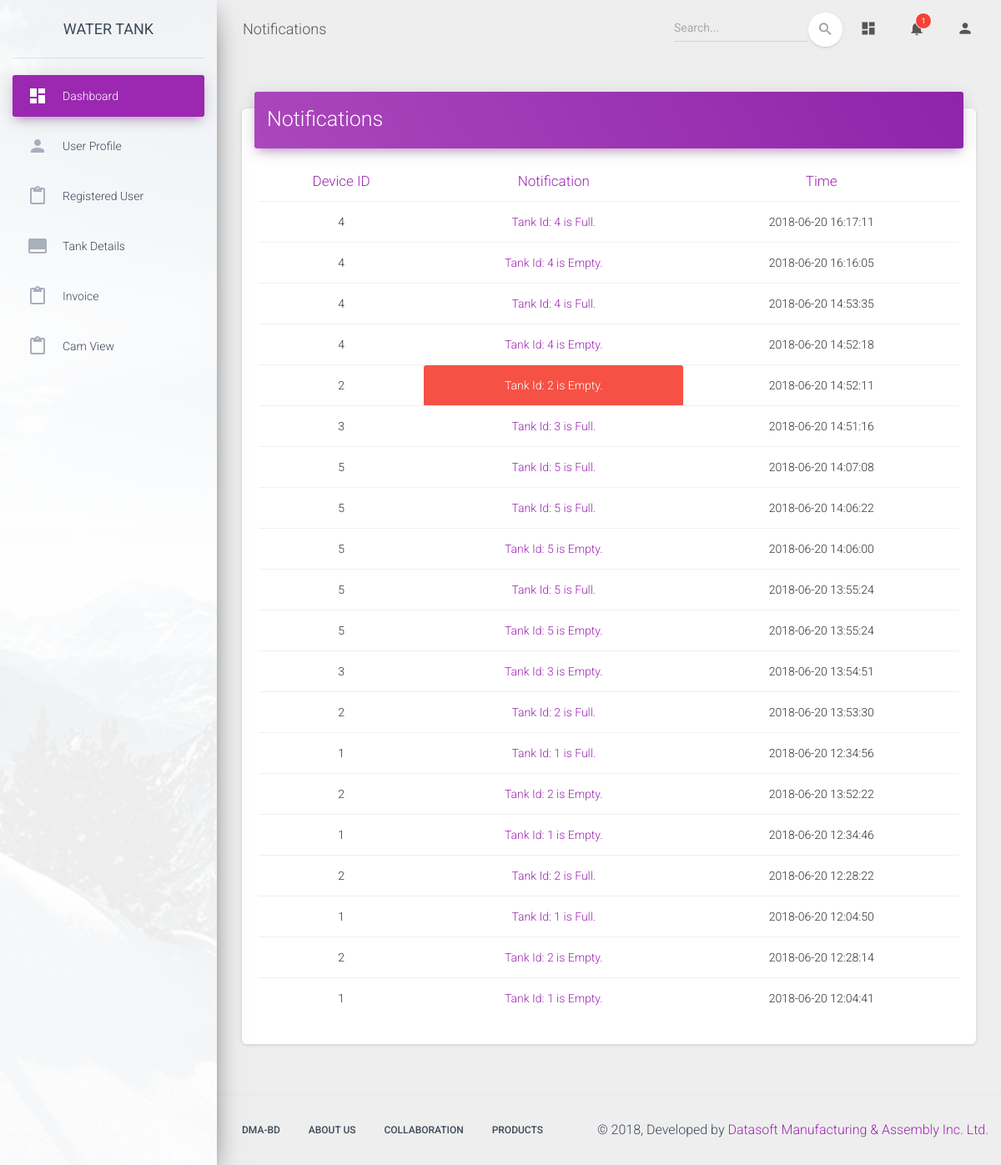
The page /pages/notifications.php on the database its author committed.
### tables this page shows
CREATE TABLE `tank_notification` (
  `notification_id` int(32) NOT NULL,
  `device_id` int(3) NOT NULL,
  `notification` text NOT NULL,
  `notification_time` datetime NOT NULL DEFAULT CURRENT_TIMESTAMP,
  `danger` int(1) NOT NULL,
  `seen` int(1) NOT NULL
);

### controller/tank_database.php (called while the page is built, shortened)
<?php
class Tank_database {
    private $db_connect;
    public function __construct() {
        $host_name = 'localhost';
        $user_name = 'root';
        $password = '';
        $db_name = 'datasoft_water_tank';
        $this->db_connect=  mysqli_connect($host_name, $user_name, $password, $db_name);
    }
      public function select_all_notifications(){
        $sql="SELECT * From tank_notification ORDER BY notification_id DESC";
          if (mysqli_query($this->db_connect, $sql)){
          $query_result = mysqli_query($this->db_connect, $sql);
              return $query_result;
          } else {
              die('Query problem' . mysqli_error($this->db_connect));
          }
      }
}

### pages/notifications.php (the view, shortened to what this page needs)
<?php
include('./header_menu_left.php');
$notification_query=$obj_tank->select_all_notifications();
?>
        <div class="main-panel">
            <nav class="navbar navbar-expand-lg navbar-transparent  navbar-absolute fixed-top">
                <div class="container-fluid">
                    <div class="navbar-wrapper">
                        <a class="navbar-brand" href="#pablo">Notifications</a>
                    </div>
                    <div class="collapse navbar-collapse justify-content-end" id="navigation">
                        <form class="navbar-form">
                            <div class="input-group no-border">
                                <input type="text" value="" class="form-control" placeholder="Search...">
                                <button type="submit" class="btn btn-white btn-round btn-just-icon">
                                    <i class="material-icons">search</i>
                                    <div class="ripple-container"></div>
                                </button>
                            </div>
                        </form>
                        <ul class="navbar-nav">
                            <li class="nav-item">
                                <a class="nav-link" href="#pablo">
                                    <i class="material-icons">dashboard</i>
                                </a>
                            </li>
                            <?php
                                include './notification_list.php';
                            ?>
                            <li class="nav-item">
                                <a class="nav-link" href="#pablo">
                                    <i class="material-icons">person</i>
                                </a>
                            </li>
                        </ul>
                    </div>
                </div>
            </nav>
            <div class="content">
                <div class="container-fluid">
                    <div class="card">
                        <div class="card-header card-header-primary">
                            <h3 class="card-title">Notifications</h3>
                        </div>
                        <div class="card-body">
                            <div class="table-responsive">
                                        <table class="table">
                                            <thead class=" text-primary">
                                                <th style="text-align:center">
                                                    Device ID
                                                </th>
                                                <th style="text-align:center">
                                                    Notification
                                                </th>
                                                <th style="text-align:center">
                                                    Time
                                                </th>
                                            </thead>
                                            <tbody>
                                            <?php while ($tank_notification = mysqli_fetch_assoc($notification_query)) { ?>
                                                <tr >
                                                    <td style="text-align:center">
                                                    <?php echo $tank_notification['device_id']; ?>
                                                    </td>
                                                    <?php if($tank_notification['seen']=='0'){ ?>
                                                            <?php if($tank_notification['danger']=='1'){ ?>
                                                    <td style="text-align:center" class='alert alert-danger'>
                                                    <a  href="notification-details.php?device_id=<?php echo $tank_notification['device_id'];?>&&notification_id=<?php echo $tank_notification['notification_id'];?>">
                                                    <?php echo $tank_notification['notification']; ?>
                                                    </a>
                                                    </td>
                                                        <?php }else{ ?>
                                                    <td style="text-align:center" class='alert alert-success'>
                                                    <a  href="notification-details.php?device_id=<?php echo $tank_notification['device_id'];?>&&notification_id=<?php echo $tank_notification['notification_id'];?>">
                                                    <?php echo $tank_notification['notification']; ?>
                                                    </a>
                                                    </td>
                                                        <?php } ?>
                                                        <?php }else{ ?>
                                                    <?php if($tank_notification['danger']=='1'){ ?>
                                                    <td style="text-align:center;" class='alert alert-danger'>
                                                    <a  href="notification-details.php?device_id=<?php echo $tank_notification['device_id'];?>&&notification_id=<?php echo $tank_notification['notification_id'];?>">
                                                    <?php echo $tank_notification['notification']; ?>
                                                    </a>
                                                    </td>
                                                        <?php }else{ ?>
                                                    <td style="text-align:center">
                                                    <a  href="notification-details.php?device_id=<?php echo $tank_notification['device_id'];?>&&notification_id=<?php echo $tank_notification['notification_id'];?>">
                                                    <?php echo $tank_notification['notification']; ?>
                                                    </a>
                                                    </td>
                                                    <?php } ?>
                                                    <?php } ?>
                                                    <td style="text-align:center">
                                                    <?php echo $tank_notification['notification_time']; ?>
                                                    </td>
                                                </tr>
                                                <?php } ?>
                                            </tbody>
                                        </table>
                                    </div>
                        </div>
                    </div>
                </div>
            </div>
            <?php
include './footer.php';
?>
 </div>
  </div>
</body>
</html>

### rows shown on the page
tank_notification: device "4", notification "Tank Id: 4 is Full.", notification_time "2018-06-20 16:17:11"
tank_notification: device "4", notification "Tank Id: 4 is Empty.", notification_time "2018-06-20 16:16:05"
tank_notification: device "4", notification "Tank Id: 4 is Full.", notification_time "2018-06-20 14:53:35"
tank_notification: device "4", notification "Tank Id: 4 is Empty.", notification_time "2018-06-20 14:52:18"
tank_notification: device "2", notification "Tank Id: 2 is Empty.", notification_time "2018-06-20 14:52:11"
tank_notification: device "3", notification "Tank Id: 3 is Full.", notification_time "2018-06-20 14:51:16"
tank_notification: device "5", notification "Tank Id: 5 is Full.", notification_time "2018-06-20 14:07:08"
tank_notification: device "5", notification "Tank Id: 5 is Full.", notification_time "2018-06-20 14:06:22"
tank_notification: device "5", notification "Tank Id: 5 is Empty.", notification_time "2018-06-20 14:06:00"
tank_notification: device "5", notification "Tank Id: 5 is Full.", notification_time "2018-06-20 13:55:24"
tank_notification: device "5", notification "Tank Id: 5 is Empty.", notification_time "2018-06-20 13:55:24"
tank_notification: device "3", notification "Tank Id: 3 is Empty.", notification_time "2018-06-20 13:54:51"
tank_notification: device "2", notification "Tank Id: 2 is Full.", notification_time "2018-06-20 13:53:30"
tank_notification: device "1", notification "Tank Id: 1 is Full.", notification_time "2018-06-20 12:34:56"
tank_notification: device "2", notification "Tank Id: 2 is Empty.", notification_time "2018-06-20 13:52:22"
tank_notification: device "1", notification "Tank Id: 1 is Empty.", notification_time "2018-06-20 12:34:46"
tank_notification: device "2", notification "Tank Id: 2 is Full.", notification_time "2018-06-20 12:28:22"
tank_notification: device "1", notification "Tank Id: 1 is Full.", notification_time "2018-06-20 12:04:50"
tank_notification: device "2", notification "Tank Id: 2 is Empty.", notification_time "2018-06-20 12:28:14"
tank_notification: device "1", notification "Tank Id: 1 is Empty.", notification_time "2018-06-20 12:04:41"

### other values the page prints
$count_notification "1"
